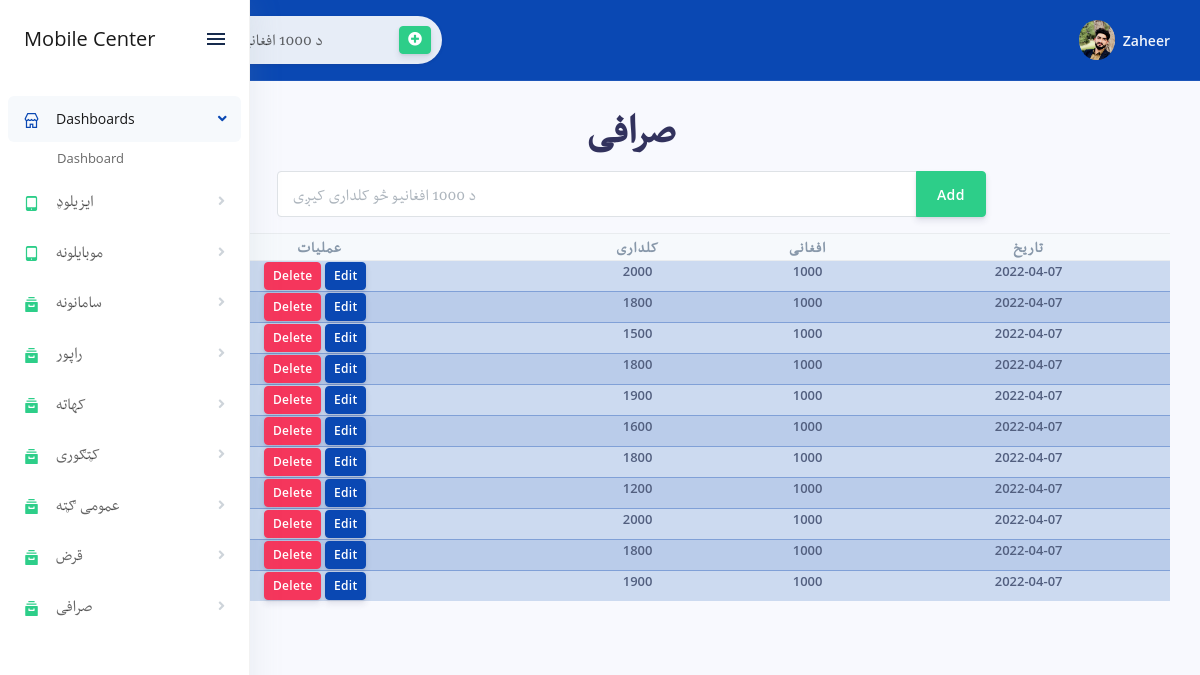
The app's page /rate.php (signed in) with its own data.
### tables this page shows
CREATE TABLE `sarafi` (
  `id` int(11) NOT NULL,
  `af` int(11) NOT NULL DEFAULT 1000,
  `af2rs` int(11) NOT NULL,
  `date` date NOT NULL DEFAULT current_timestamp()
);

### rate.php (the view, shortened to what this page needs)
<?php include "config/connectoin.php"?>
<?php include "includes/header.php";?>
<?php include "includes/sidenav.php";?>
        <div class="main-content" id="panel">
            <?php include "includes/topnav.php";?>
    <div class="container-fluid mt-3">
    <h1 class="display-2 pashtofont text-center">صرافی  </h1>
        <div class="row">
            <div class="col-xl-2 col-md-2"></div>
        <div class="col-xl-8 col-md-6">
        <?php
if (isset($_GET['editId'])) {
    $theEditId = $_GET['editId'];
    $query = "SELECT * FROM sarafi WHERE id = $theEditId";
    $editCategory = mysqli_query($connection, $query);
    while ($rows = mysqli_fetch_assoc($editCategory)) {
        $editRec = $rows['af2rs'];
    }
    ?>
    <form action="" method="POST">
    <div class="input-group mb-3">
<input name="af2rs" value="<?=$editRec?>" type="text" class="form-control" aria-label="Recipient's username" aria-describedby="basic-addon2">
<div class="input-group-append">
<input class="btn btn-success" type="submit" value="Update" name="updateRec">
</div>
</div>
    </form>
    <?php
} else {
    ?>
    <form action="" method="POST">
        <div class="input-group mb-3">
  <input name="af2rs" type="text" class="form-control" placeholder=" د 1000 افغانیو څو کلداری کیږی " aria-label="Recipient's username" aria-describedby="basic-addon2">
  <div class="input-group-append">
    <input class="btn btn-success" type="submit" value="Add" name="convert1">
  </div>
</div>
        </form>
<?php }
?>
        </div>
        <div class="col-xl-2 col-md-2"></div>
</div>
<div class="row">
            <div class="col-xl-12 col-md-12" dir="rtl">
 <div class="table-responsive">
              <table class="table table-flush table-condensed table-bordered table-striped table-primary" id="">
                <thead class="thead-light">
                <tr class="pashtofont text-center">
<th style="font-size:16px">تاریخ</th>
<th style="font-size:16px"> افغانی</th>
<th style="font-size:16px"> کلداری</th>
<th style="font-size:16px">عملیات</th>
</tr>
</thead>
<tbody class="list">
<?php
$query = "SELECT * FROM sarafi";
$selectCategories = mysqli_query($connection, $query);
while ($rows = mysqli_fetch_assoc($selectCategories)) {
    $id = $rows['id'];
    $date = $rows['date'];
    $af2rs = $rows['af2rs'];
    $af = $rows['af']
    ?>
         <tr style='font-weight:600' class='text-center'>
            <td >
         <?=$date?>
            </td>
    <td><?=$af?></td>
    <td><?=$af2rs?></td>
        <td>
    <a href='rate.php?editId=<?php echo $id ?>' class='btn btn-primary btn-sm'>Edit</a>
    <a href='rate.php?deleteId=<?php echo $id ?>' class='btn btn-danger btn-sm' onclick="return confirm('Are you Sure to delete');">Delete</a>
    </td>
        </tr>
<?php }?>
        </tbody>
    </table>
</div>
</div>
</div>
                </div>
</div>
                <?php include "includes/footer.php";?>

### css/mystyle.css (style rules this page uses)
.pashtofont { font-family: 'MyPashtoFont'; }

### includes/header.php (style rules this page uses)
body { overflow-x:hidden; }

### records on screen
sarafi: date "2022-04-07", af "1000", af2rs "2000"
sarafi: date "2022-04-07", af "1000", af2rs "1800"
sarafi: date "2022-04-07", af "1000", af2rs "1500"
sarafi: date "2022-04-07", af "1000", af2rs "1800"
sarafi: date "2022-04-07", af "1000", af2rs "1900"
sarafi: date "2022-04-07", af "1000", af2rs "1600"
sarafi: date "2022-04-07", af "1000", af2rs "1800"
sarafi: date "2022-04-07", af "1000", af2rs "1200"
sarafi: date "2022-04-07", af "1000", af2rs "2000"
sarafi: date "2022-04-07", af "1000", af2rs "1800"
sarafi: date "2022-04-07", af "1000", af2rs "1900"

### other values on screen
$_SESSION['username'] "Zaheer"
